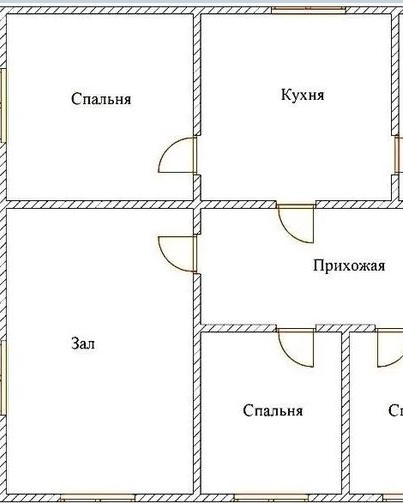
#> input picture Lab6/Lab6_img_part1.jpg, 403 x 503 px; its folder holds only this picture in this run
$ python -i CV_Lab2_Kuzmenko.py   (imports and definitions only)
#> lines starting #> are read from the running program, lines starting #| are printed output that depends on the picture
#> further down, picture is the input picture: shape (503, 403, 3); mean B, G, R 242.8, 243.5, 243.6
import cv2
import numpy as np
import tkinter as tk
from tkinterdnd2 import TkinterDnD, DND_FILES

# Глобальные переменные
image = None
window_name = "Filters Comparison"
current_filter = "Gaussian"
gaussian_ksize = 15
median_ksize = 15
bilateral_d = 9
bilateral_sigma_color = 75
bilateral_sigma_space = 75
trackbars_initialized = False


# Применение фильтров
def apply_gaussian_blur(img, ksize=(15, 15)):
#> called with ksize = (15, 15)
    return cv2.GaussianBlur(img, ksize, 0)
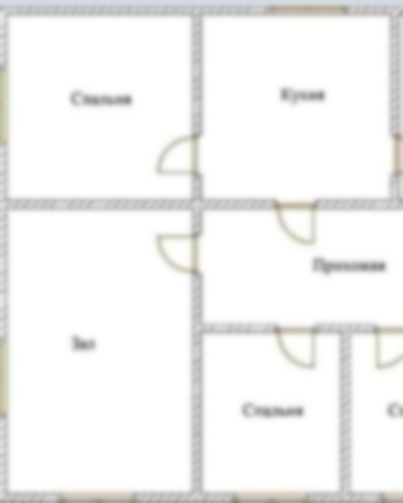
#> returned value: shape (503, 403, 3); mean of channels 0, 1, 2 242.7, 243.5, 243.6; drawn as B, G, R


def apply_median_blur(img, ksize=15):
#> called with ksize = 15
    return cv2.medianBlur(img, ksize)
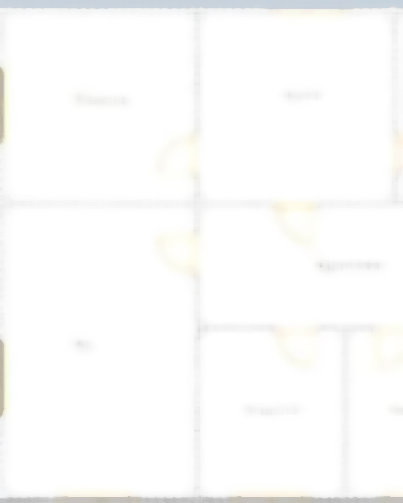
#> returned value: shape (503, 403, 3); mean of channels 0, 1, 2 251.3, 251.9, 251.9; drawn as B, G, R


def apply_bilateral_blur(img, d=15, sigma_color=75, sigma_space=75):
#> called with d = 15, sigma_color = 75, sigma_space = 75
    return cv2.bilateralFilter(img, d, sigma_color, sigma_space)


# Многоуровневая фильтрация
# [43 lines left out: functions apply_multilevel_filter, update, not called in this run]


# Сравнение фильтров
def compare_filters(img):
    gaussian_blur = apply_gaussian_blur(img, (15, 15))
    median_blur = apply_median_blur(img, 15)
    bilateral_blur = apply_bilateral_blur(img, 15, 75, 75)
    combined = np.hstack((gaussian_blur, median_blur, bilateral_blur))
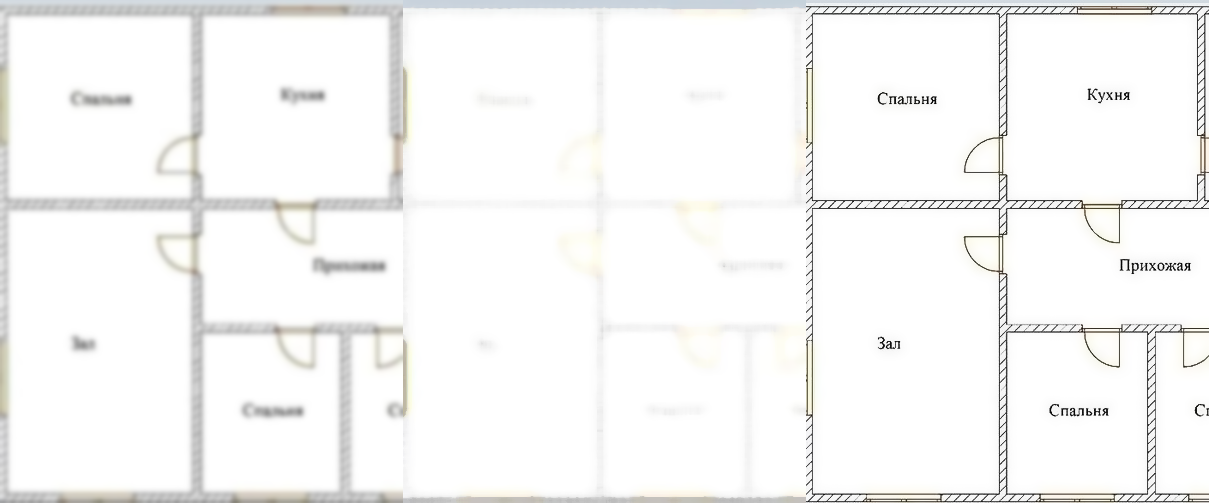
#> combined: shape (503, 1209, 3); mean B, G, R 245.7, 246.4, 246.5
    return combined


# Изменение текущего фильтра
# [44 lines left out: functions change_filter, setup_trackbar, drop_image, not called in this run]


# [3 lines not run here, left out]
# [1 line that did not run here, left out]
# [10 lines not run here, left out]

>>> import cv2
>>> picture = cv2.imread('../Lab6/Lab6_img_part1.jpg')
>>> result = compare_filters(picture)

$ run again, on Lab6/Lab6_img_part2.jpg
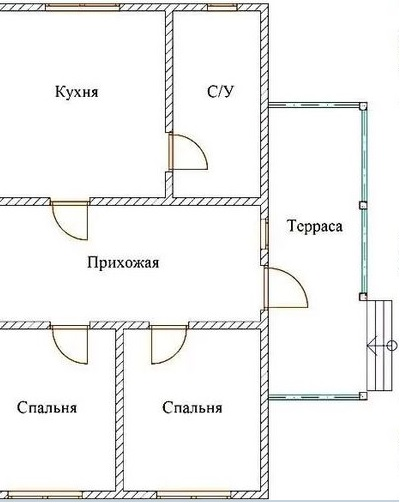
#> input picture Lab6/Lab6_img_part2.jpg, 403 x 503 px
#> picture is the input picture: shape (503, 403, 3); mean B, G, R 243.2, 243.8, 243.7
#> in apply_median_blur, `return cv2.medianBlur(img, ksize)`:
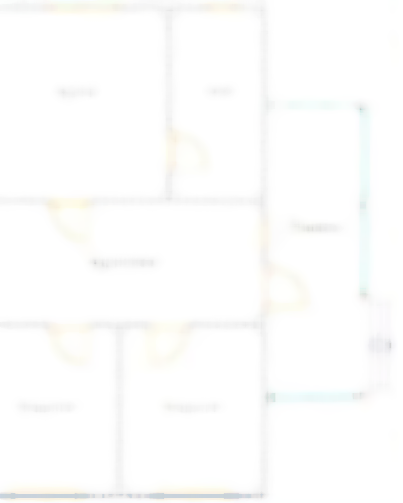
#> returned value: shape (503, 403, 3); mean of channels 0, 1, 2 252.7, 253.2, 253.1; drawn as B, G, R
#> in compare_filters, `combined = np.hstack((gaussian_blur, median_blur, bilateral_blur))`:
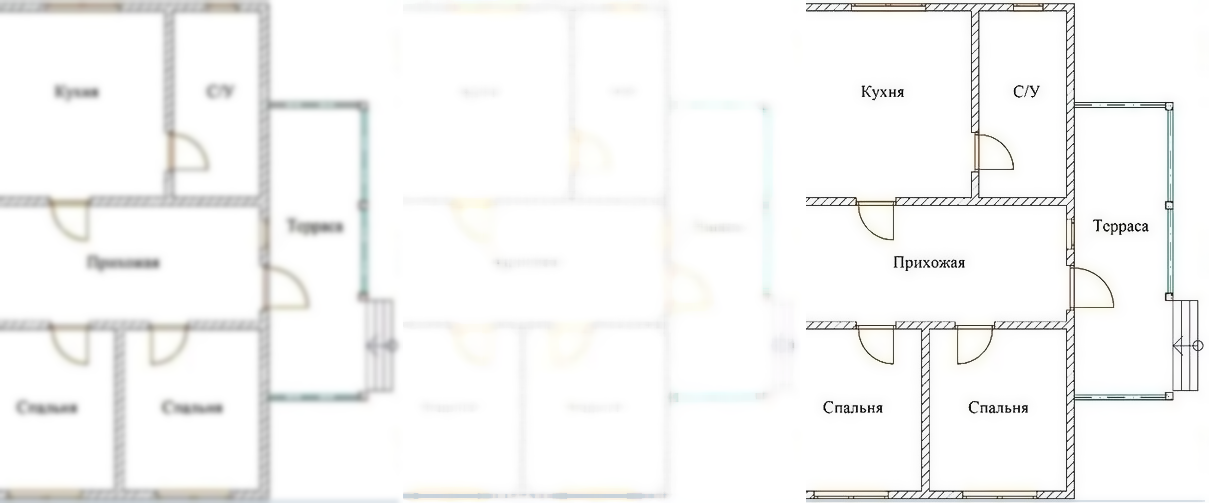
#> combined: shape (503, 1209, 3); mean B, G, R 246.5, 247.1, 246.9
